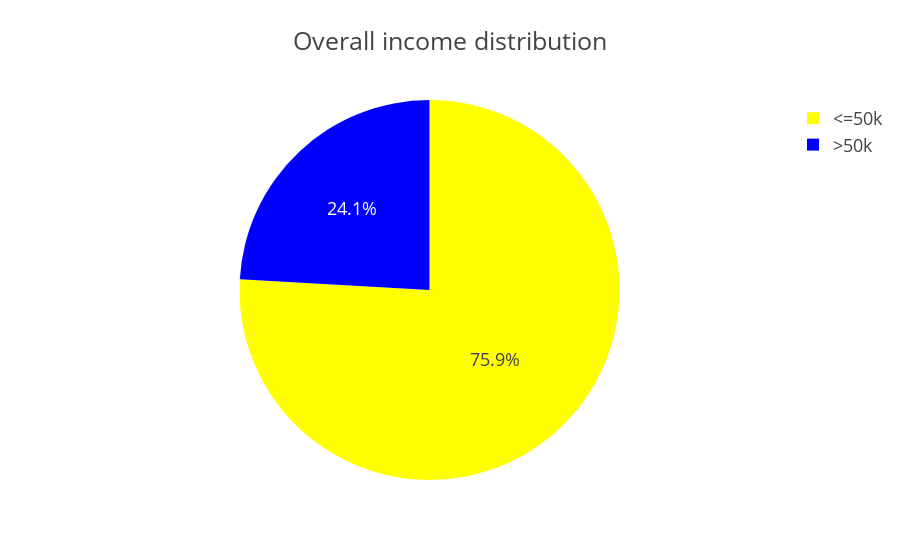

The cell this chart's notebook holds for it:
### Code cell
fig = px.pie(
    adult_df_income,
    names='income',
    values='total',
    title='Overall income distribution',
    color_discrete_sequence=["yellow", "blue"]
)

fig.update_layout(
    template="presentation",
    paper_bgcolor="rgba(0,0,0,0)",
    plot_bgcolor="rgba(0,0,0,0)"
)

fig.show()

fig.write_image(os.path.join(results_dir, 'income_distribution_pie_chart.jpg'))
fig.write_image(os.path.join(results_dir, 'income_distribution_pie_chart.png'))
fig.write_html(os.path.join(results_dir, 'income_distribution_pie_chart.html'))

### Figure 1 — Plotly figure (JSON) as saved in the notebook; plotly's stock layout.template omitted (floating-point values rounded to 4 significant figures)
{"data": [{"domain": {"x": [0, 1], "y": [0, 1]}, "hovertemplate": "income=%{label}<br>total=%{value}<extra></extra>", "labels": ["<=50k", ">50k"], "legendgroup": "", "name": "", "showlegend": true, "type": "pie", "values": [24677, 7836]}], "layout": {"autosize": true, "legend": {"tracegroupgap": 0}, "paper_bgcolor": "rgba(0, 0, 0, 0)", "piecolorway": ["yellow", "blue"], "plot_bgcolor": "rgba(0, 0, 0, 0)", "title": {"text": "Overall income distribution"}}}
